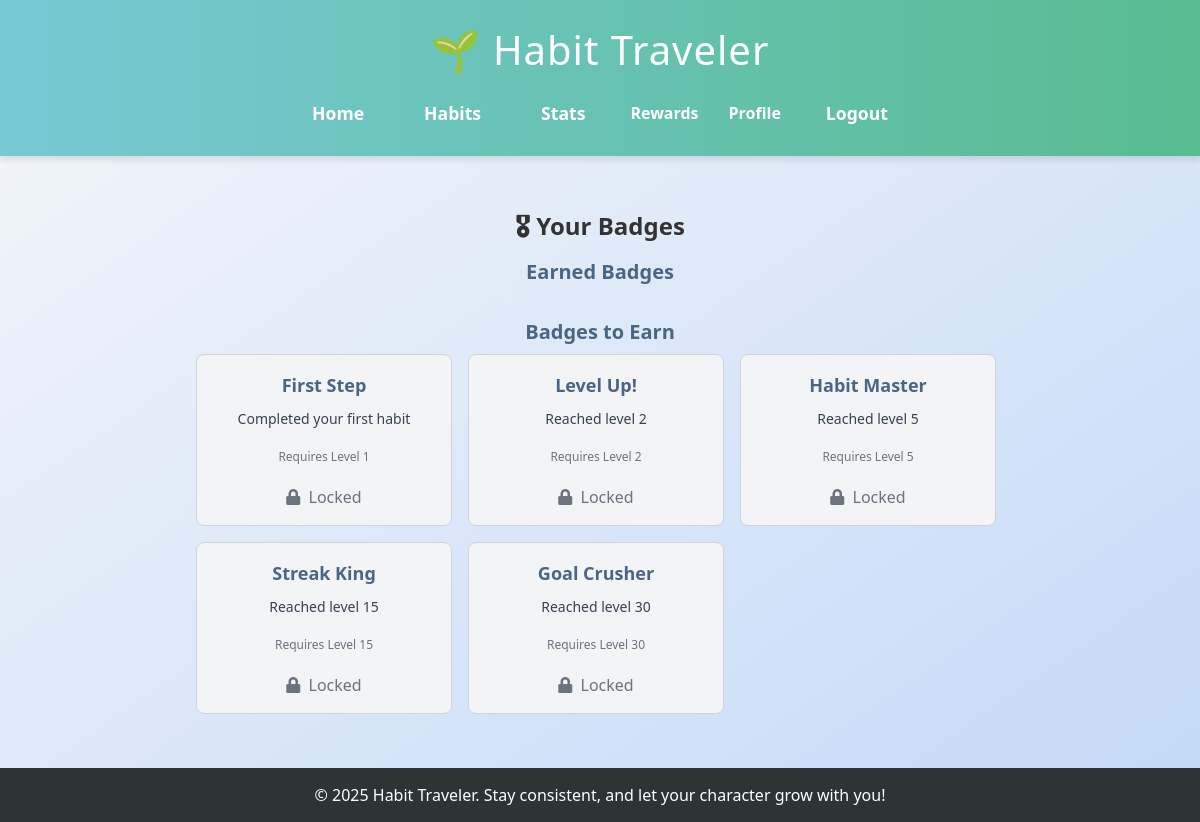
Screenshot of /rewards (signed in) with the database file from the repository.
### app.py (models this page shows)
class Badge(db.Model):
    id = db.Column(db.Integer, primary_key=True)
    name = db.Column(db.String(100), unique=True, nullable=False)
    description = db.Column(db.String(300))
    level_required = db.Column(db.Integer, nullable=False)

### app.py (the view)
@app.route('/rewards')
def rewards():
    if 'user_id' not in session:
        return redirect(url_for('login'))
    user_id = session['user_id']
    user = User.query.get(user_id)
    all_badges = Badge.query.all()
    earned_badge_ids = {ub.badge_id for ub in user.user_badges}
    return render_template('rewards.html', all_badges=all_badges, earned_badge_ids=earned_badge_ids)

### templates/rewards.html (shortened to what this page needs)
{% extends "base.html" %}
{% block content %}
<div class="container mx-auto px-4 py-6">
    <h1 class="text-2xl font-bold mb-4">🎖 Your Badges</h1>
    <h2 class="text-xl font-semibold mb-2">Earned Badges</h2>
    <h2 class="text-xl font-semibold mb-2">Badges to Earn</h2>
    <div class="flex flex-wrap gap-4">
        {% for badge in all_badges %}
            {% if badge.id not in earned_badge_ids %}
            <div class="w-64 p-4 border rounded-lg bg-gray-100 border-gray-300">
                <h2 class="text-lg font-semibold">{{ badge.name }}</h2>
                <p class="text-sm text-gray-700">{{ badge.description }}</p>
                <p class="text-xs text-gray-500">Requires Level {{ badge.level_required }}</p>
                <span class="text-gray-500">
                    <i class="fas fa-lock mr-1"></i> Locked
                </span>
            </div>
            {% endif %}
        {% endfor %}
    </div>
</div>
{% endblock %}

### static/style.css (style rules this page uses)
body { margin: 0; font-family: 'Segoe UI', Tahoma, Geneva, Verdana, sans-serif; background: linear-gradient(to bottom right, #f5f7fa, #c3d9f7); color: #333; min-height: 100vh; display: flex; flex-direction: column; }
main h2 { font-size: 2em; color: #4b6584; margin-bottom: 10px; }
main p { font-size: 1.1em; line-height: 1.6; margin-bottom: 20px; }

### rows the page displays
Badge: name "First Step", description "Completed your first habit", level_required "1"
Badge: name "Level Up!", description "Reached level 2", level_required "2"
Badge: name "Habit Master", description "Reached level 5", level_required "5"
Badge: name "Streak King", description "Reached level 15", level_required "15"
Badge: name "Goal Crusher", description "Reached level 30", level_required "30"
